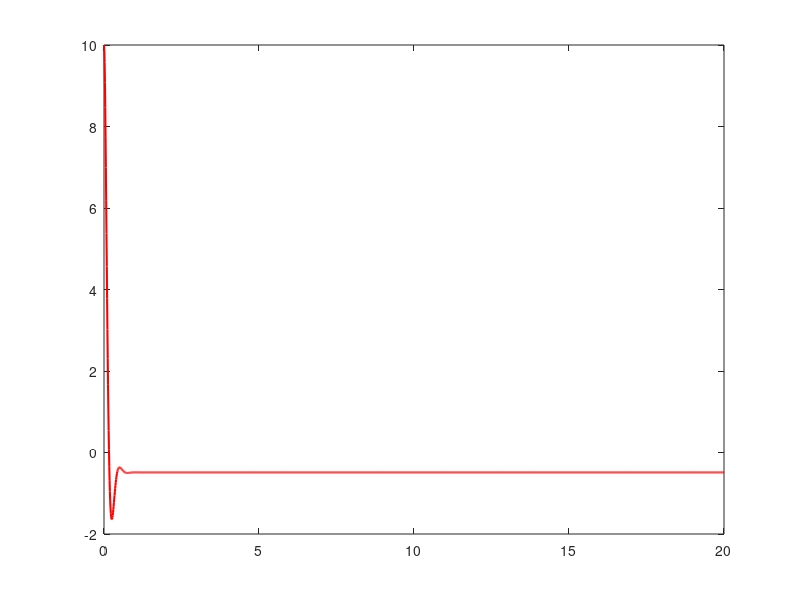

The MATLAB script that drew this image: (Note: this script raises an error after producing the figure.)


Kp = -128;  % Proportional gain (more negative than -125.7335)
Kd = -8.8;  % Derivative gain 

f = @(t, x) [
    x(2);  
    21.582 * x(1) - 2 * (-(Kp * x(1)) - Kd * x(2) + 1)  
];


t_start = 0;
t_end = 20;
dt = 0.01;  
t = t_start:dt:t_end;

 
theta0_rad = pi/18;  
x0 = [theta0_rad; 0];  

x = zeros(2, length(t));
x(:, 1) = x0;

for i = 1:length(t)-1
    k1 = f(t(i), x(:, i));
    k2 = f(t(i) + dt/2, x(:, i) + dt/2 * k1);
    k3 = f(t(i) + dt/2, x(:, i) + dt/2 * k2);
    k4 = f(t(i) + dt, x(:, i) + dt * k3);
    
    x(:, i+1) = x(:, i) + dt/6 * (k1 + 2*k2 + 2*k3 + k4);
end

theta_deg = x(1, :)* (180/pi);

% steady-state error
e_steady_state = -2 / (2 * Kp + 21.582);
e_steady_state_deg = e_steady_state* (180/pi);
fprintf(['Steady-State Error: ', num2str(e_steady_state_deg), ' degrees']);

figure;
plot(t, theta_deg, 'r', 'LineWidth', 1.5);
yline(rad2deg(e_steady_state), 'k', 'LineWidth', 1.5);
grid on;
xlabel('Time (sec)');
ylabel('\theta (deg)');
title('Response to Unit Step Disturbance');
legend('Simulated Response', 'Steady-State Error');